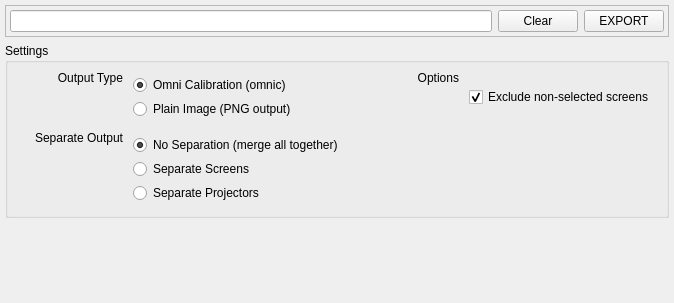
<?xml version="1.0" encoding="UTF-8"?>
<ui version="4.0">
 <class>omni::ui::Export</class>
 <widget class="QWidget" name="omni::ui::Export">
  <property name="geometry">
   <rect>
    <x>0</x>
    <y>0</y>
    <width>674</width>
    <height>303</height>
   </rect>
  </property>
  <property name="windowTitle">
   <string>Form</string>
  </property>
  <layout class="QVBoxLayout" name="verticalLayout">
   <property name="leftMargin">
    <number>5</number>
   </property>
   <property name="topMargin">
    <number>5</number>
   </property>
   <property name="rightMargin">
    <number>5</number>
   </property>
   <property name="bottomMargin">
    <number>5</number>
   </property>
   <item>
    <widget class="QFrame" name="framePath">
     <property name="sizePolicy">
      <sizepolicy hsizetype="Preferred" vsizetype="Maximum">
       <horstretch>0</horstretch>
       <verstretch>0</verstretch>
      </sizepolicy>
     </property>
     <property name="maximumSize">
      <size>
       <width>16777215</width>
       <height>32</height>
      </size>
     </property>
     <property name="frameShape">
      <enum>QFrame::StyledPanel</enum>
     </property>
     <property name="frameShadow">
      <enum>QFrame::Sunken</enum>
     </property>
     <layout class="QHBoxLayout" name="horizontalLayout_10">
      <property name="leftMargin">
       <number>4</number>
      </property>
      <property name="topMargin">
       <number>4</number>
      </property>
      <property name="rightMargin">
       <number>4</number>
      </property>
      <property name="bottomMargin">
       <number>4</number>
      </property>
      <item>
       <widget class="QLineEdit" name="editExportFilename">
        <property name="sizePolicy">
         <sizepolicy hsizetype="Expanding" vsizetype="Maximum">
          <horstretch>0</horstretch>
          <verstretch>0</verstretch>
         </sizepolicy>
        </property>
        <property name="readOnly">
         <bool>true</bool>
        </property>
       </widget>
      </item>
      <item>
       <widget class="QPushButton" name="btnClear">
        <property name="sizePolicy">
         <sizepolicy hsizetype="Minimum" vsizetype="Maximum">
          <horstretch>0</horstretch>
          <verstretch>0</verstretch>
         </sizepolicy>
        </property>
        <property name="text">
         <string>Clear</string>
        </property>
       </widget>
      </item>
      <item>
       <widget class="QPushButton" name="btnExport">
        <property name="sizePolicy">
         <sizepolicy hsizetype="Minimum" vsizetype="Maximum">
          <horstretch>0</horstretch>
          <verstretch>0</verstretch>
         </sizepolicy>
        </property>
        <property name="styleSheet">
         <string notr="true"/>
        </property>
        <property name="text">
         <string>EXPORT</string>
        </property>
       </widget>
      </item>
     </layout>
    </widget>
   </item>
   <item>
    <widget class="QGroupBox" name="grpSettings">
     <property name="sizePolicy">
      <sizepolicy hsizetype="Preferred" vsizetype="Maximum">
       <horstretch>0</horstretch>
       <verstretch>0</verstretch>
      </sizepolicy>
     </property>
     <property name="title">
      <string>Settings</string>
     </property>
     <layout class="QGridLayout" name="gridLayout">
      <property name="leftMargin">
       <number>8</number>
      </property>
      <property name="topMargin">
       <number>8</number>
      </property>
      <property name="rightMargin">
       <number>8</number>
      </property>
      <property name="bottomMargin">
       <number>8</number>
      </property>
      <property name="horizontalSpacing">
       <number>-1</number>
      </property>
      <property name="verticalSpacing">
       <number>8</number>
      </property>
      <item row="0" column="0">
       <widget class="QLabel" name="lbOutputType">
        <property name="sizePolicy">
         <sizepolicy hsizetype="Expanding" vsizetype="Preferred">
          <horstretch>0</horstretch>
          <verstretch>0</verstretch>
         </sizepolicy>
        </property>
        <property name="text">
         <string>Output Type</string>
        </property>
        <property name="alignment">
         <set>Qt::AlignRight|Qt::AlignTop|Qt::AlignTrailing</set>
        </property>
       </widget>
      </item>
      <item row="0" column="1">
       <widget class="QFrame" name="frameOutputType">
        <property name="frameShape">
         <enum>QFrame::NoFrame</enum>
        </property>
        <property name="frameShadow">
         <enum>QFrame::Plain</enum>
        </property>
        <layout class="QVBoxLayout" name="verticalLayout_3">
         <property name="spacing">
          <number>4</number>
         </property>
         <property name="leftMargin">
          <number>4</number>
         </property>
         <property name="topMargin">
          <number>4</number>
         </property>
         <property name="rightMargin">
          <number>4</number>
         </property>
         <property name="bottomMargin">
          <number>4</number>
         </property>
         <item>
          <widget class="QRadioButton" name="rbOmniCalibration">
           <property name="text">
            <string>Omni Calibration (omnic)</string>
           </property>
           <property name="checked">
            <bool>true</bool>
           </property>
          </widget>
         </item>
         <item>
          <widget class="QRadioButton" name="rbPlainImage">
           <property name="text">
            <string>Plain Image (PNG output)</string>
           </property>
          </widget>
         </item>
        </layout>
       </widget>
      </item>
      <item row="1" column="0">
       <widget class="QLabel" name="lbSeparateOutput">
        <property name="sizePolicy">
         <sizepolicy hsizetype="Expanding" vsizetype="Preferred">
          <horstretch>0</horstretch>
          <verstretch>0</verstretch>
         </sizepolicy>
        </property>
        <property name="text">
         <string>Separate Output</string>
        </property>
        <property name="alignment">
         <set>Qt::AlignRight|Qt::AlignTop|Qt::AlignTrailing</set>
        </property>
       </widget>
      </item>
      <item row="1" column="1">
       <widget class="QFrame" name="frameSeparation">
        <layout class="QVBoxLayout" name="verticalLayout_10">
         <property name="spacing">
          <number>4</number>
         </property>
         <property name="leftMargin">
          <number>4</number>
         </property>
         <property name="topMargin">
          <number>4</number>
         </property>
         <property name="rightMargin">
          <number>4</number>
         </property>
         <property name="bottomMargin">
          <number>4</number>
         </property>
         <item>
          <widget class="QRadioButton" name="rbSepNone">
           <property name="text">
            <string>No Separation (merge all together)</string>
           </property>
           <property name="checked">
            <bool>true</bool>
           </property>
          </widget>
         </item>
         <item>
          <widget class="QRadioButton" name="rbSepScreens">
           <property name="text">
            <string>Separate Screens</string>
           </property>
           <property name="checked">
            <bool>false</bool>
           </property>
          </widget>
         </item>
         <item>
          <widget class="QRadioButton" name="rbSepProj">
           <property name="text">
            <string>Separate Projectors</string>
           </property>
          </widget>
         </item>
        </layout>
       </widget>
      </item>
      <item row="0" column="2">
       <widget class="QLabel" name="lbOptions">
        <property name="sizePolicy">
         <sizepolicy hsizetype="Expanding" vsizetype="Preferred">
          <horstretch>0</horstretch>
          <verstretch>0</verstretch>
         </sizepolicy>
        </property>
        <property name="text">
         <string>Options</string>
        </property>
        <property name="alignment">
         <set>Qt::AlignRight|Qt::AlignTop|Qt::AlignTrailing</set>
        </property>
       </widget>
      </item>
      <item row="0" column="3">
       <widget class="QFrame" name="frameOptions">
        <property name="sizePolicy">
         <sizepolicy hsizetype="Preferred" vsizetype="Preferred">
          <horstretch>0</horstretch>
          <verstretch>0</verstretch>
         </sizepolicy>
        </property>
        <property name="frameShape">
         <enum>QFrame::NoFrame</enum>
        </property>
        <property name="frameShadow">
         <enum>QFrame::Raised</enum>
        </property>
        <layout class="QVBoxLayout" name="verticalLayout_2">
         <property name="leftMargin">
          <number>4</number>
         </property>
         <property name="topMargin">
          <number>4</number>
         </property>
         <property name="rightMargin">
          <number>4</number>
         </property>
         <property name="bottomMargin">
          <number>4</number>
         </property>
         <item>
          <widget class="QCheckBox" name="chkExcludeNonSelectedScreens">
           <property name="text">
            <string>Exclude non-selected screens</string>
           </property>
           <property name="checked">
            <bool>true</bool>
           </property>
          </widget>
         </item>
        </layout>
       </widget>
      </item>
     </layout>
    </widget>
   </item>
   <item>
    <widget class="omni::ui::OutputPreview" name="outputPreview" native="true"/>
   </item>
  </layout>
 </widget>
 <customwidgets>
  <customwidget>
   <class>omni::ui::OutputPreview</class>
   <extends>QWidget</extends>
   <header>OutputPreview.h</header>
   <container>1</container>
  </customwidget>
 </customwidgets>
 <resources/>
 <connections>
  <connection>
   <sender>rbSepNone</sender>
   <signal>clicked()</signal>
   <receiver>omni::ui::Export</receiver>
   <slot>renderPreview()</slot>
   <hints>
    <hint type="sourcelabel">
     <x>275</x>
     <y>100</y>
    </hint>
    <hint type="destinationlabel">
     <x>222</x>
     <y>292</y>
    </hint>
   </hints>
  </connection>
  <connection>
   <sender>rbSepProj</sender>
   <signal>clicked()</signal>
   <receiver>omni::ui::Export</receiver>
   <slot>renderPreview()</slot>
   <hints>
    <hint type="sourcelabel">
     <x>275</x>
     <y>138</y>
    </hint>
    <hint type="destinationlabel">
     <x>222</x>
     <y>292</y>
    </hint>
   </hints>
  </connection>
  <connection>
   <sender>rbSepScreens</sender>
   <signal>clicked()</signal>
   <receiver>omni::ui::Export</receiver>
   <slot>renderPreview()</slot>
   <hints>
    <hint type="sourcelabel">
     <x>275</x>
     <y>119</y>
    </hint>
    <hint type="destinationlabel">
     <x>222</x>
     <y>292</y>
    </hint>
   </hints>
  </connection>
  <connection>
   <sender>chkExcludeNonSelectedScreens</sender>
   <signal>clicked()</signal>
   <receiver>omni::ui::Export</receiver>
   <slot>renderPreview()</slot>
   <hints>
    <hint type="sourcelabel">
     <x>280</x>
     <y>271</y>
    </hint>
    <hint type="destinationlabel">
     <x>222</x>
     <y>292</y>
    </hint>
   </hints>
  </connection>
 </connections>
 <slots>
  <slot>renderPreview()</slot>
 </slots>
</ui>
